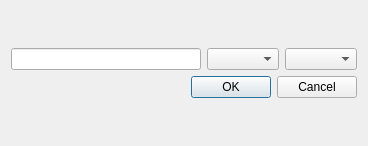
<?xml version="1.0" encoding="UTF-8"?>
<ui version="4.0">
 <class>split</class>
 <widget class="QDialog" name="split">
  <property name="geometry">
   <rect>
    <x>0</x>
    <y>0</y>
    <width>368</width>
    <height>146</height>
   </rect>
  </property>
  <property name="windowTitle">
   <string>Dialog</string>
  </property>
  <layout class="QVBoxLayout" name="verticalLayout_2">
   <item>
    <layout class="QVBoxLayout" name="verticalLayout">
     <item>
      <layout class="QHBoxLayout" name="horizontalLayout">
       <item>
        <widget class="QLineEdit" name="amount"/>
       </item>
       <item>
        <widget class="QComboBox" name="period">
         <property name="currentText">
          <string/>
         </property>
        </widget>
       </item>
       <item>
        <widget class="QComboBox" name="category"/>
       </item>
      </layout>
     </item>
     <item>
      <widget class="QDialogButtonBox" name="buttonBox">
       <property name="orientation">
        <enum>Qt::Horizontal</enum>
       </property>
       <property name="standardButtons">
        <set>QDialogButtonBox::Cancel|QDialogButtonBox::Ok</set>
       </property>
      </widget>
     </item>
    </layout>
   </item>
  </layout>
 </widget>
 <resources/>
 <connections>
  <connection>
   <sender>buttonBox</sender>
   <signal>accepted()</signal>
   <receiver>split</receiver>
   <slot>accept()</slot>
   <hints>
    <hint type="sourcelabel">
     <x>248</x>
     <y>254</y>
    </hint>
    <hint type="destinationlabel">
     <x>157</x>
     <y>274</y>
    </hint>
   </hints>
  </connection>
  <connection>
   <sender>buttonBox</sender>
   <signal>rejected()</signal>
   <receiver>split</receiver>
   <slot>reject()</slot>
   <hints>
    <hint type="sourcelabel">
     <x>316</x>
     <y>260</y>
    </hint>
    <hint type="destinationlabel">
     <x>286</x>
     <y>274</y>
    </hint>
   </hints>
  </connection>
 </connections>
</ui>
